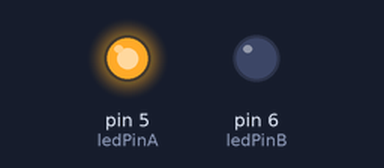
A sketch run on a simulated Arduino Uno, built with avr-gcc and run on an emulated ATmega328P. Parts: output pins drawn as LEDs (lit = HIGH).

Above: at 0.2 s.
At 3.2 s:
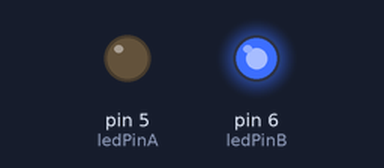
At 6.7 s:
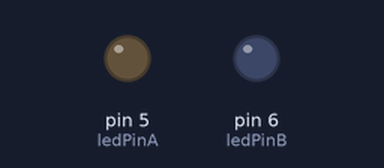
Timing chart, 0 to 7.8 s (numbered marks = the images above):
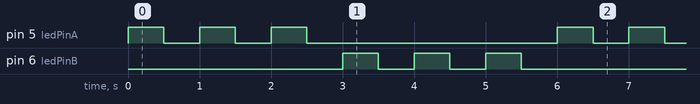

The sketch:

Alternate_triple_blink.ino
```cpp
// pins
const int ledPinA = 5;
const int ledPinB = 6;

// variables
const int timeLight = 500;
int counter;
const int timesBeforeChange = 3;


void setup() {
  pinMode(ledPinA, OUTPUT);
  pinMode(ledPinB, OUTPUT);
  counter = 0;
}

void loop() {
  if (counter < timesBeforeChange ){
    digitalWrite(ledPinA, HIGH);
  }

  if (counter >= timesBeforeChange){
    digitalWrite(ledPinB, HIGH);
  }

  delay(timeLight);

  digitalWrite(ledPinA, LOW);
  digitalWrite(ledPinB, LOW);

  delay(timeLight);

  counter++;

  if (counter == timesBeforeChange*2){ // reset
    counter = 0;
  }
}
```

Measured:
- by itself, pin 5 (ledPinA), pin 6 (ledPinB): repeats every 6.0 s: 2 × (LOW 0.50 s, HIGH 0.50 s), LOW 3.5 s, HIGH 0.50 s
- by itself, everything shown: repeats every 6.0 s, in 12 steps
